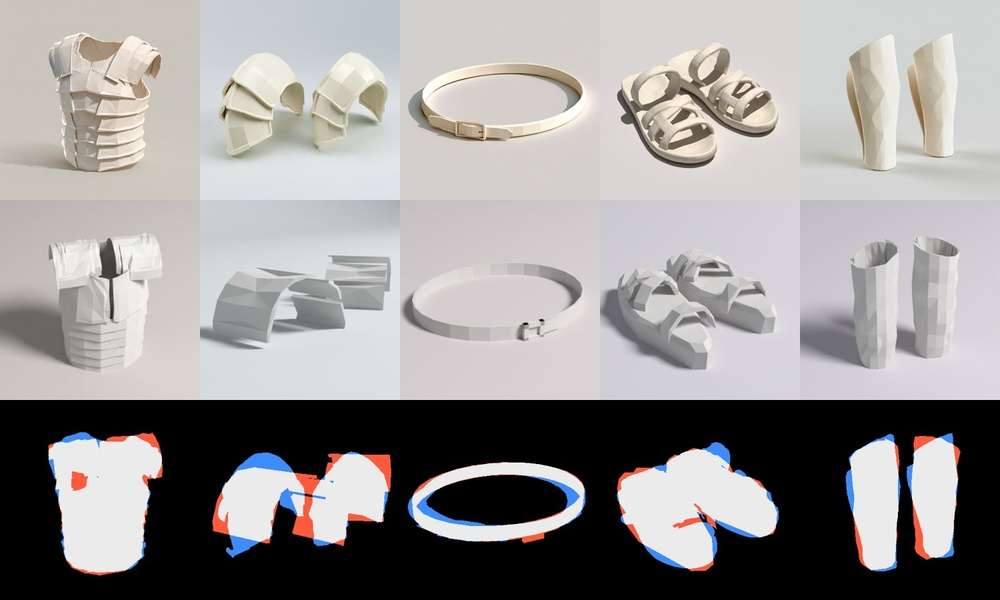
#> input picture tools/paper-warrior/props/fit_grid.jpg, 1000 x 600 px, shrunk from 1500 x 900 before the run
$ python seg_edge.py props/fit_grid.jpg out.png 5 5
#> lines starting #> are read from the running program, lines starting #| are printed output that depends on the picture; after the words box and inside, x2 and y2 are one past the last pixel; in counts of white or black regions, pixels touching at a corner belong together
"""Prop cut-out by flood-filling the backdrop from the image border, stopping at crisp object edges.
Soft cast-shadow edges don't stop the fill, so shadows end up as background. usage: seg_edge.py target.png mask.png [lo hi]"""
import sys
import numpy as np, cv2
from scipy import ndimage as ndi
img = cv2.imread(sys.argv[1]); H, W = img.shape[:2]
#> further down, img is the input picture: shape (600, 1000, 3); mean B, G, R 151.2, 151.8, 154.2
#> after `H, W = img.shape[:2]`: H = 600; W = 1000
lo, hi = (int(sys.argv[3]), int(sys.argv[4])) if len(sys.argv) > 4 else (12, 30)
g = cv2.GaussianBlur(cv2.cvtColor(img, cv2.COLOR_BGR2GRAY), (0, 0), 1.0)
edges = cv2.Canny(g, lo, hi) > 0
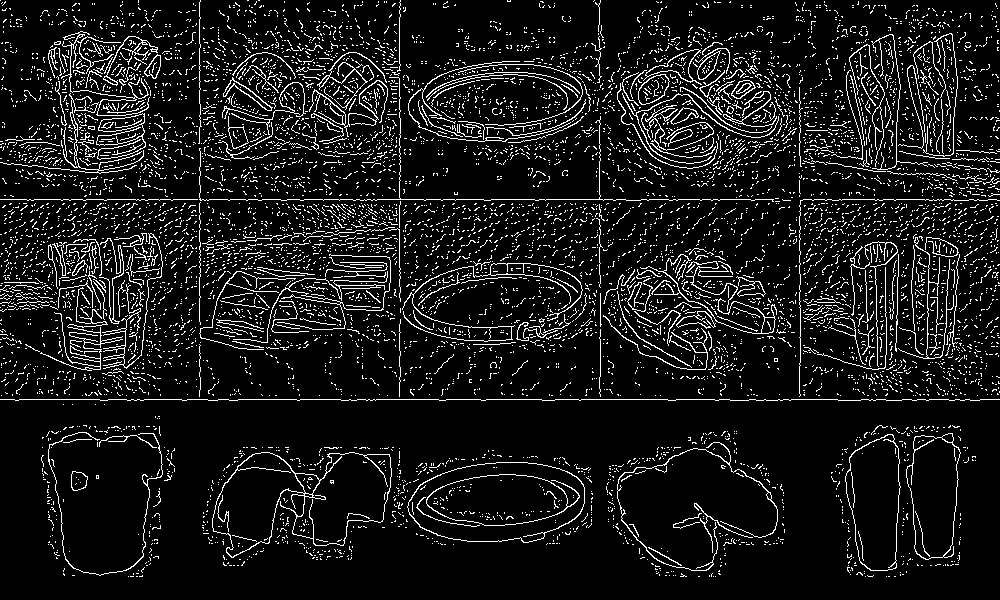
#> edges: shape (600, 1000) bool; 9.3% white in thin lines or dots
edges = ndi.binary_closing(ndi.binary_dilation(edges, iterations=1), iterations=2)
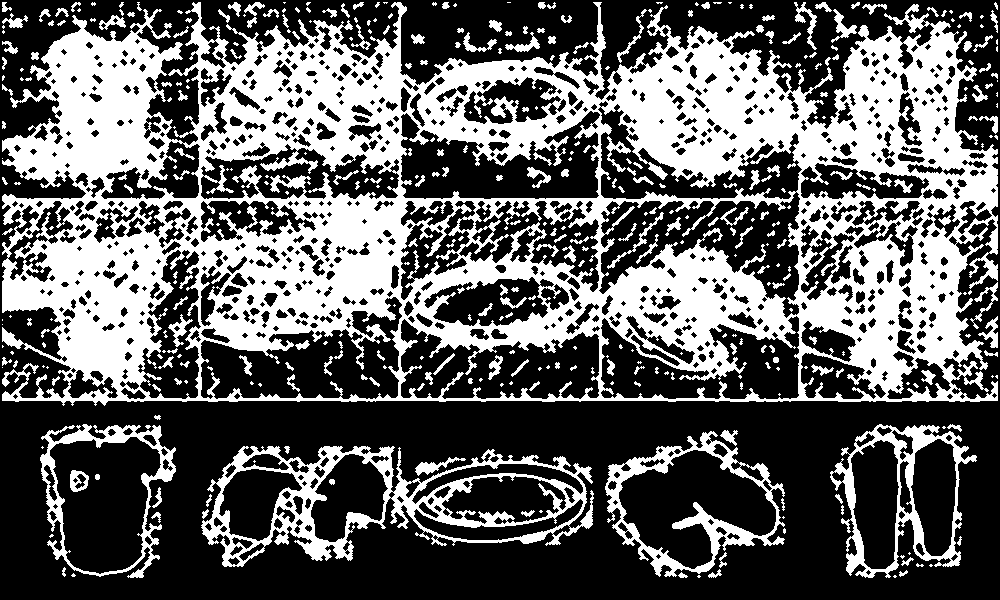
#> edges: shape (600, 1000) bool; 38.1% white; 430 white regions (204 under 20 px), largest, box (x1, y1, x2, y2) and area: (2, 2, 998, 406) 186795, (201, 446, 594, 567) 12254, (605, 431, 785, 577) 5350
free = ~edges
lab, n = ndi.label(free)
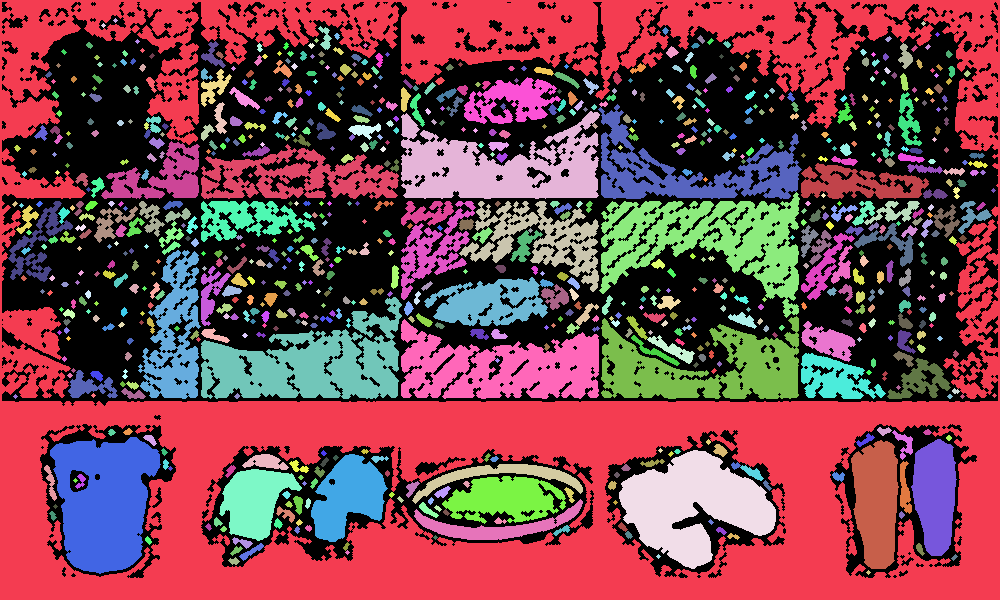
#> lab: shape (600, 1000) int32; 859 distinct labels, from 0 to 858; one colour per label, 0 black
#> n = 858
border_labels = set(np.unique(np.r_[lab[0], lab[-1], lab[:, 0], lab[:, -1]])) - {0}
#> border_labels = 1 item
bg = np.isin(lab, list(border_labels))
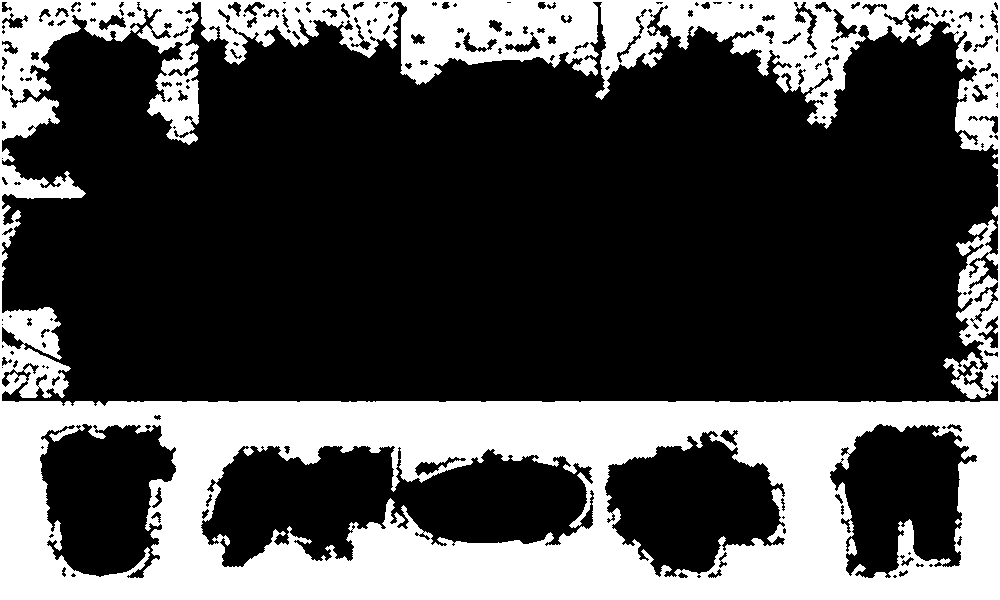
#> bg: shape (600, 1000) bool; 31.2% white; 1 white region, box (x1, y1, x2, y2) and area: (0, 0, 1000, 600) 187045
# big interior regions that look like backdrop (seen through arches) also count as background
f = img.astype(float); bgcol = np.median(f[bg], axis=0)
#> after `bgcol = np.median(f[bg], axis=0)`: bgcol = [0, 0, 0]
for l in range(1, n + 1):
    if l in border_labels: continue
    reg = lab == l
    if reg.sum() > 0.004 * H * W and np.linalg.norm(f[reg].mean(0) - bgcol) < 14:
        bg |= reg
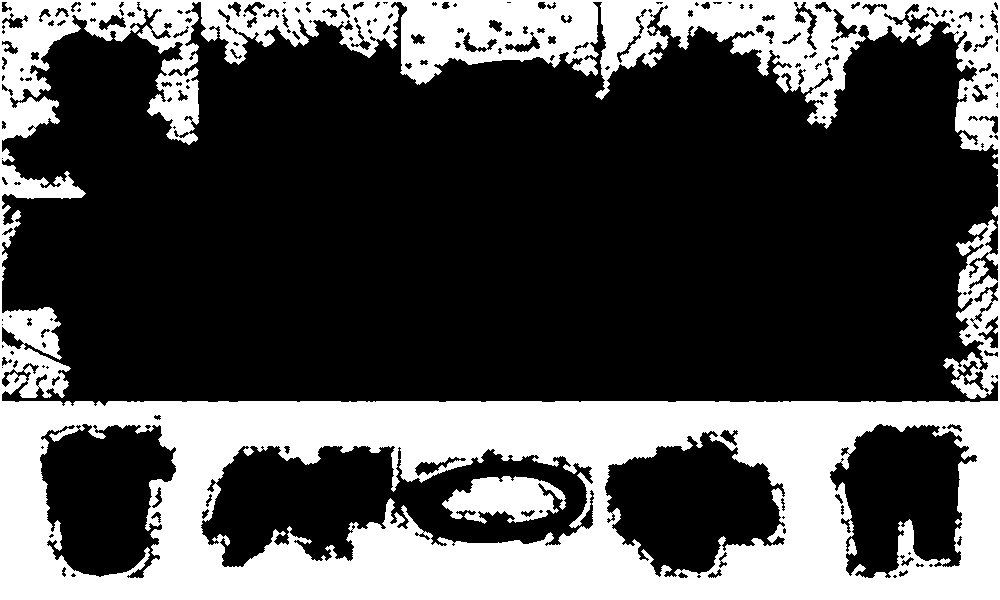
#> bg: shape (600, 1000) bool; 31.8% white; 2 white regions, box (x1, y1, x2, y2) and area: (0, 0, 1000, 600) 187045, (442, 476, 566, 524) 3737
fg = ~bg
fg = ndi.binary_opening(fg, iterations=2)
#> fg: shape (600, 1000) bool; 66.6% white; 2 black regions, box (x1, y1, x2, y2) and area: (0, 0, 1000, 600) 196727, (442, 476, 566, 524) 3946
lab2, n2 = ndi.label(fg); sizes = ndi.sum(fg, lab2, range(1, n2 + 1))
#> after `lab2, n2 = ndi.label(fg)`:
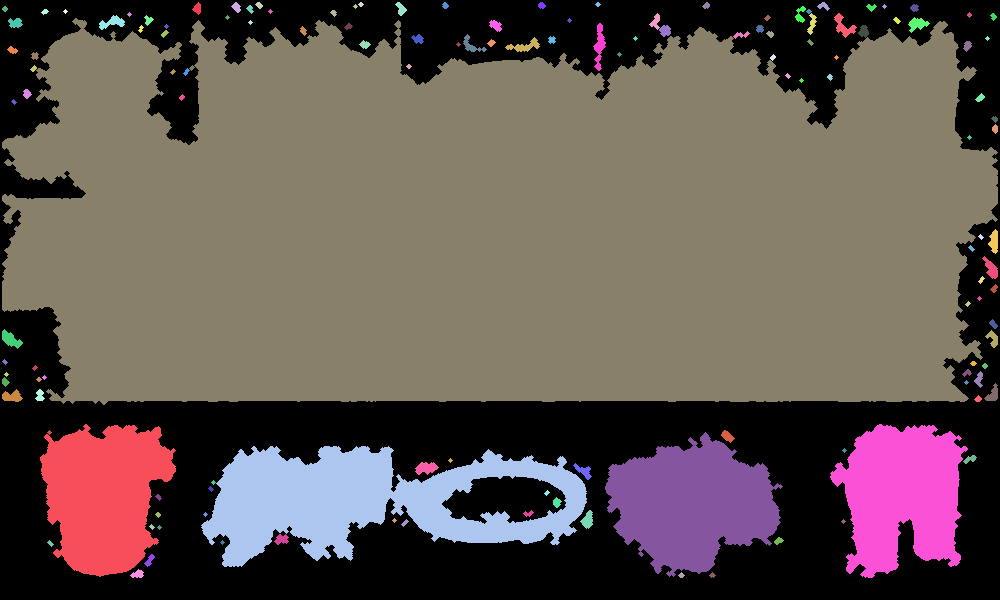
#> lab2: shape (600, 1000) int32; 141 distinct labels, from 0 to 140; one colour per label, 0 black
#> after `lab2, n2 = ndi.label(fg)`: n2 = 140
#> after `sizes = ndi.sum(fg, lab2, range(1, n2 + 1))`: sizes = 140 values, max 322153 at index 35, min 13 at index 10, mean 2852.3
fg = np.isin(lab2, 1 + np.nonzero(sizes > 0.002 * H * W)[0])
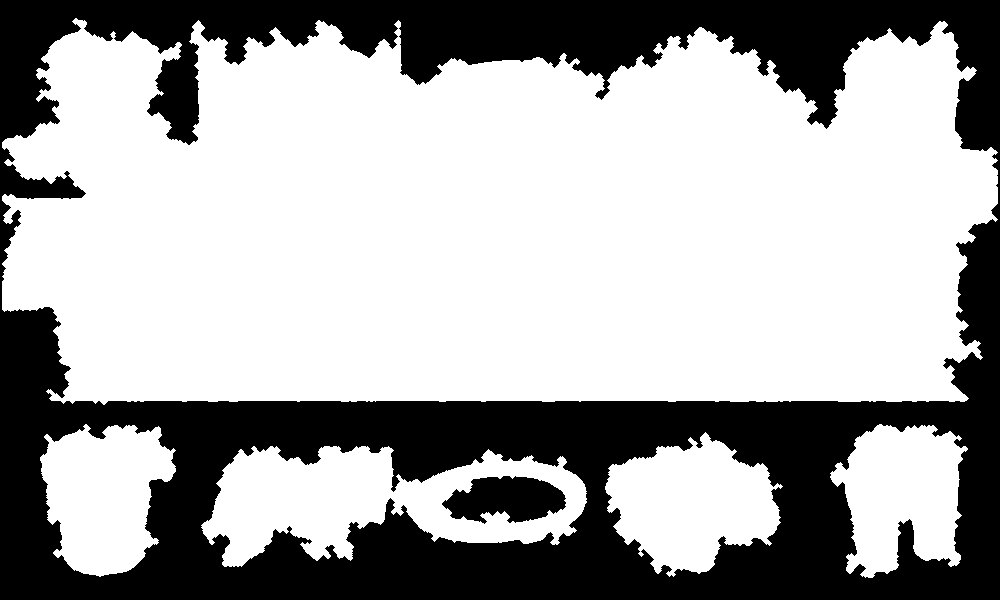
#> fg: shape (600, 1000) bool; 65.4% white; 2 black regions, box (x1, y1, x2, y2) and area: (0, 0, 1000, 600) 203589, (442, 476, 566, 524) 4065
cv2.imwrite(sys.argv[2], (fg * 255).astype(np.uint8)); print('area', round(fg.mean(), 3))
#| area 0.654
